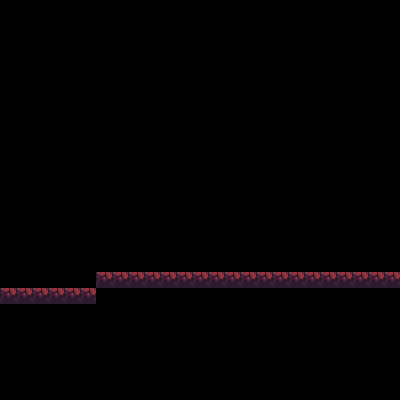

Below is a game level as drawn by its tile map, then a one-line description and the .tmx file that defines it, in full:
An orthogonal 25x25 tile map with 16x16 px tiles, 1 tile layer (Tile Layer 1).

<map version="1.8" tiledversion="1.8.2" orientation="orthogonal" renderorder="right-down" width="25" height="25" tilewidth="16" tileheight="16" infinite="0" nextlayerid="2" nextobjectid="1">
 <tileset firstgid="1" source="../tileset/Wasteland-Files.tsx" />
 <layer id="1" name="Tile Layer 1" width="25" height="25">
  <data encoding="csv">
0,0,0,0,0,0,0,0,0,0,0,0,0,0,0,0,0,0,0,0,0,0,0,0,0,
0,0,0,0,0,0,0,0,0,0,0,0,0,0,0,0,0,0,0,0,0,0,0,0,0,
0,0,0,0,0,0,0,0,0,0,0,0,0,0,0,0,0,0,0,0,0,0,0,0,0,
0,0,0,0,0,0,0,0,0,0,0,0,0,0,0,0,0,0,0,0,0,0,0,0,0,
0,0,0,0,0,0,0,0,0,0,0,0,0,0,0,0,0,0,0,0,0,0,0,0,0,
0,0,0,0,0,0,0,0,0,0,0,0,0,0,0,0,0,0,0,0,0,0,0,0,0,
0,0,0,0,0,0,0,0,0,0,0,0,0,0,0,0,0,0,0,0,0,0,0,0,0,
0,0,0,0,0,0,0,0,0,0,0,0,0,0,0,0,0,0,0,0,0,0,0,0,0,
0,0,0,0,0,0,0,0,0,0,0,0,0,0,0,0,0,0,0,0,0,0,0,0,0,
0,0,0,0,0,0,0,0,0,0,0,0,0,0,0,0,0,0,0,0,0,0,0,0,0,
0,0,0,0,0,0,0,0,0,0,0,0,0,0,0,0,0,0,0,0,0,0,0,0,0,
0,0,0,0,0,0,0,0,0,0,0,0,0,0,0,0,0,0,0,0,0,0,0,0,0,
0,0,0,0,0,0,0,0,0,0,0,0,0,0,0,0,0,0,0,0,0,0,0,0,0,
0,0,0,0,0,0,0,0,0,0,0,0,0,0,0,0,0,0,0,0,0,0,0,0,0,
0,0,0,0,0,0,0,0,0,0,0,0,0,0,0,0,0,0,0,0,0,0,0,0,0,
0,0,0,0,0,0,0,0,0,0,0,0,0,0,0,0,0,0,0,0,0,0,0,0,0,
0,0,0,0,0,0,0,0,0,0,0,0,0,0,0,0,0,0,0,0,0,0,0,0,0,
0,0,0,0,0,0,238,238,238,238,238,238,238,238,238,238,238,238,238,238,238,238,238,238,238,
238,238,238,238,238,238,0,0,0,0,0,0,0,0,0,0,0,0,0,0,0,0,0,0,0,
0,0,0,0,0,0,0,0,0,0,0,0,0,0,0,0,0,0,0,0,0,0,0,0,0,
0,0,0,0,0,0,0,0,0,0,0,0,0,0,0,0,0,0,0,0,0,0,0,0,0,
0,0,0,0,0,0,0,0,0,0,0,0,0,0,0,0,0,0,0,0,0,0,0,0,0,
0,0,0,0,0,0,0,0,0,0,0,0,0,0,0,0,0,0,0,0,0,0,0,0,0,
0,0,0,0,0,0,0,0,0,0,0,0,0,0,0,0,0,0,0,0,0,0,0,0,0,
0,0,0,0,0,0,0,0,0,0,0,0,0,0,0,0,0,0,0,0,0,0,0,0,0
</data>
 </layer>
</map>
